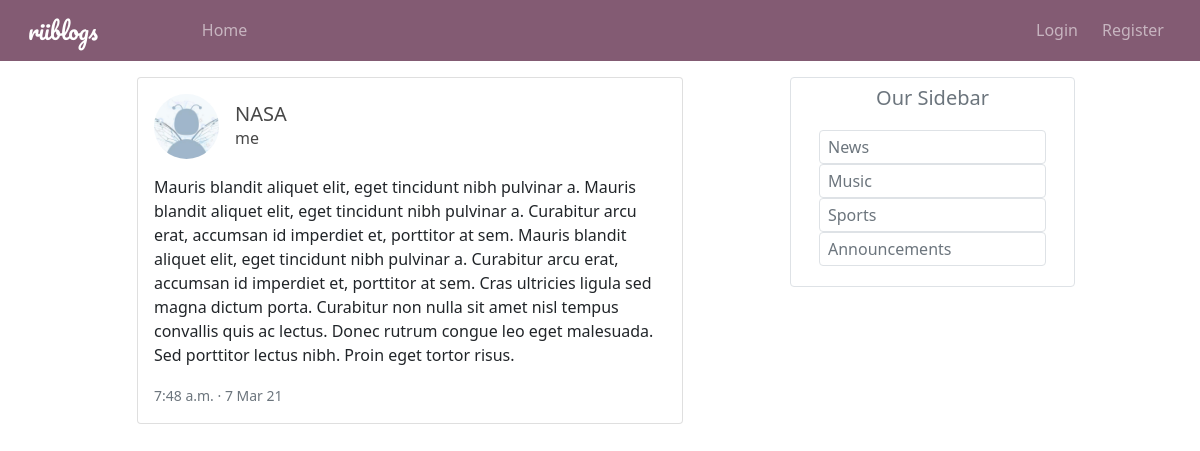
The page /post/8/ on the database its author committed.
### blog/models.py (models this page shows, shortened)
class Post(models.Model):
    author = models.ForeignKey(User, on_delete=models.CASCADE)
    title = models.CharField(max_length=100)
    content = models.TextField()
    created = models.DateTimeField(default=timezone.now)

### user/models.py (models this page shows, shortened)
class Profile(models.Model):
    user = models.OneToOneField(User, on_delete=models.CASCADE)
    image = models.ImageField(upload_to='profile_pictures/', default='profile_pictures/default.jpg')

### blog/views.py (the view)
# urls.py: path('post/<int:pk>/', PostDetail.as_view(), name='detail'),
class PostDetail(DetailView):
    model = Post

### blog/templates/blog/post_detail.html (shortened to what this page needs)
{% extends "blog/base.html" %}
{% block content %}
    <div class="card p-3 mb-1">
        <div class="d-flex align-items-center">
            <div class="image">
                <img src="{{ post.author.profile.image.url }}" class="rounded-circle border-light" height="65"
                     width="65" alt="author-image">
            </div>
            <div class="ml-3 w-100 ms-3">
                <div class="row">
                    <div class="col-9">
                        <h5 class="mb-0 mt-0">
                            <a href="{% url 'blog:detail' post.id %}" class="post-link">{{ post.title }}</a>
                        </h5>
                        <span><a href="{% url 'blog:user_posts' post.author %}" class="post-link">{{ post.author }}</a></span>
                    </div>
                </div>
            </div>
        </div>
        <div class="mt-3">
            {{ post.content }}
        </div>
        <div class="mt-3">
            <small class="text-muted">
                {{ post.created|date:'g:i a' }} &#183; {{ post.created|date:'j M y' }}
            </small>
        </div>
    </div>
{% endblock %}

### blog/static/blog/main.css (style rules this page uses)
.post-link { color: rgb(71, 71, 71); text-decoration: none; }

### rows shown on the page
Post: author.profile.image (picture), title "NASA", author "me", content "Mauris blandit aliquet elit, eget tincidunt nibh pulvinar a. Mauris blandit aliquet elit, eget tincidunt nibh pulvinar a. Curabitur arcu erat, accumsan id imperdiet et, porttitor at sem. Mauris blandit aliquet elit, eget tincidunt nibh pulvinar a. Curabitur arcu erat, accumsan id imperdiet et, porttitor at sem. Cras ultricies ligula sed magna dictum porta. Curabitur non nulla sit amet nisl tempus convallis quis ac lectus. Donec rutrum congue leo eget malesuada. Sed porttitor lectus nibh. Proin eget tortor risus.", created "7:48 a.m.", created "7 Mar 21"
